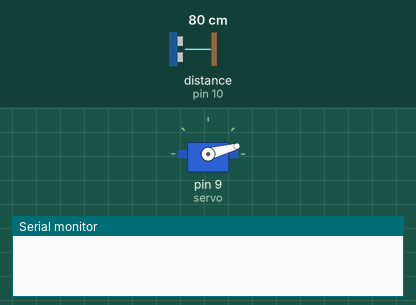
Bench run of a sketch on a simulated Arduino Uno, built with avr-gcc and run on an emulated ATmega328P. On the bench: servo, the last lines printed to the serial monitor. Wiring (inferred from the names in the program): ultrasonic range finder: trigger pin 11; echo pin 10. Inputs (shaded band) come from the test bench; at power-on: distance to the obstacle (sensor on pin 10) 80 cm. The echo pulse lasts 58.3 µs per cm.

Above: at 0.01 s.
1.3 s: distance to the obstacle (sensor on pin 10) set to 2 cm
At 2.0 s:
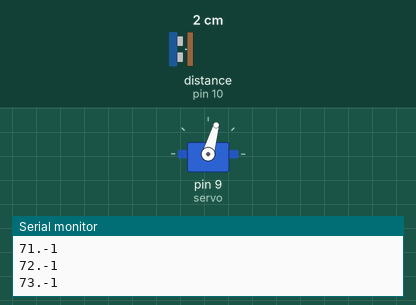
4.3 s: distance to the obstacle (sensor on pin 10) set to 35 cm
At 4.87 s:
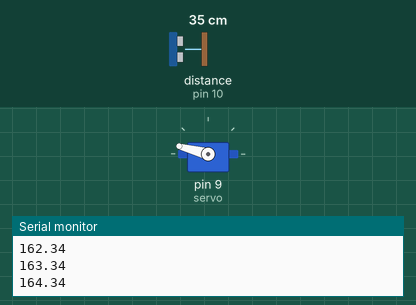
10.3 s: distance to the obstacle (sensor on pin 10) set to 4 cm
At 11.3 s:
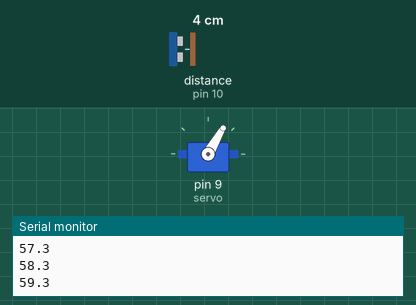
13.3 s: distance to the obstacle (sensor on pin 10) set to 250 cm
Timing chart, 0 to 17.3 s (numbered marks = the images above; inputs shaded):
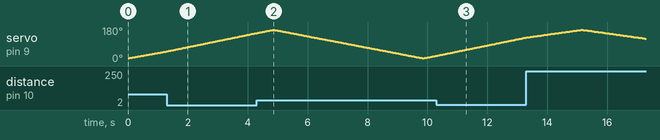

The sketch:

Radar.ino
```cpp
#include <Servo.h>

const int trigPin = 11;
const int echoPin = 10;

long tempo;
int distancia;

Servo servo;

void setup() {
    pinMode(trigPin, OUTPUT);
    pinMode(echoPin, INPUT);
    Serial.begin(9600);
    servo.attach(9);
}

void loop() {
    // Movimento do servo de 15° a 165°
    for (int i = 15; i <= 165; i++) {
        servo.write(i);
        delay(30);
        distancia = calculoDistancia();

        Serial.print(i);
        Serial.print(".");
        Serial.println(distancia); // 🔴 Garante o formato correto
    }

    // Movimento do servo de 165° a 15°
    for (int i = 165; i >= 15; i--) {
        servo.write(i);
        delay(30);
        distancia = calculoDistancia();

        Serial.print("Angulo: ");
        Serial.print(i);
        Serial.print(", ");
        Serial.print("Distancia: ");
        Serial.println(distancia);
    }
}

// Função para calcular a distância com melhoria
int calculoDistancia() {
    digitalWrite(trigPin, LOW);
    delayMicroseconds(2);

    digitalWrite(trigPin, HIGH);
    delayMicroseconds(10);
    digitalWrite(trigPin, LOW);

    tempo = pulseIn(echoPin, HIGH);
    int distanciaCalculada = tempo * 0.034 / 2;

    // Limita a distância para evitar valores errados
    if (distanciaCalculada >= 400 || distanciaCalculada <= 2) {
        return -1; // Retorna -1 para indicar erro na leitura
    }
    return distanciaCalculada;
}
```
